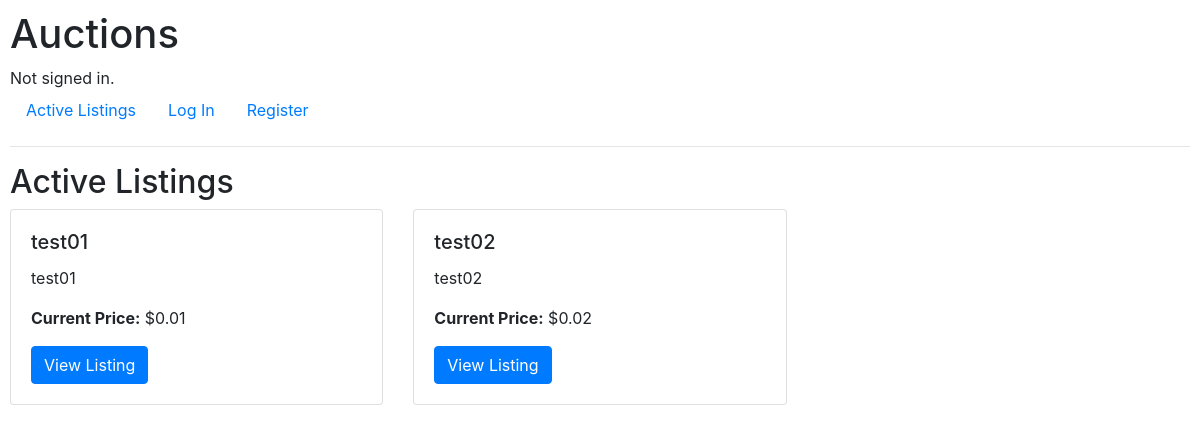
The app's page /, older data.
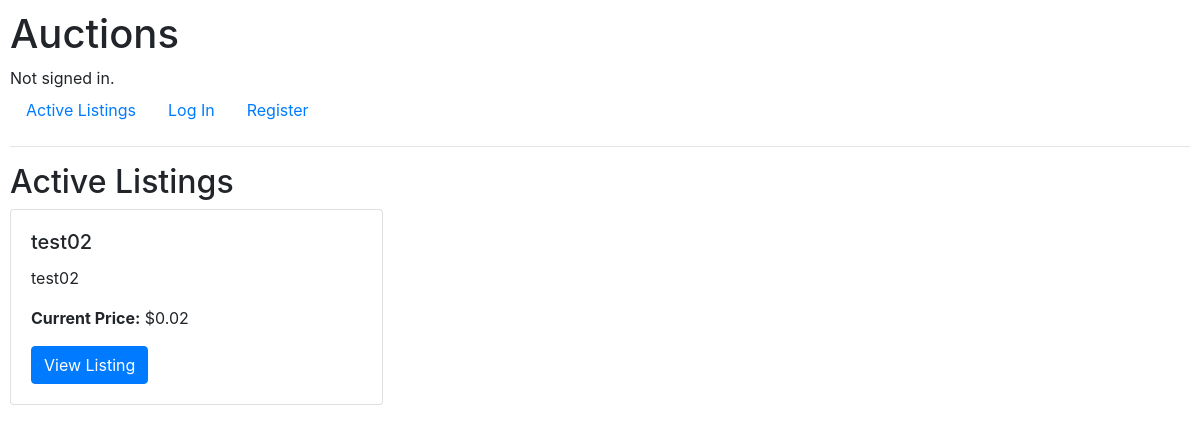
The same page, newer data.
### auctions/models.py (models this page shows, shortened)
class Listing(models.Model):
    title = models.CharField(max_length=100)
    description = models.TextField()
    starting_bid = models.DecimalField(max_digits=10, decimal_places=2)
    image_url = models.URLField(blank=True, null=True)
    category = models.ForeignKey(Category, on_delete=models.SET_NULL, null=True, blank=True)
    owner = models.ForeignKey(User, on_delete=models.CASCADE)
    is_active = models.BooleanField(default=True)

### auctions/views.py (the view)
# urls.py: path("", views.index, name="index"),
def index(request):
    listings = Listing.objects.filter(is_active=True)
    return render(request, "auctions/index.html", {"listings": listings})

### auctions/templates/auctions/index.html (shortened to what this page needs)
{% extends "auctions/layout.html" %}
{% block body %}
    <h2>Active Listings</h2>
    <div class="row">
        {% for listing in listings %}
            <div class="col-md-4">
                <div class="card mb-3">
                    <div class="card-body">
                        <h5 class="card-title">{{ listing.title }}</h5>
                        <p class="card-text">{{ listing.description }}</p>
                        <p class="card-text"><strong>Current Price:</strong> ${{ listing.starting_bid }}</p>
                        <a href="{% url 'listing_page' listing.id %}" class="btn btn-primary">View Listing</a>
                    </div>
                </div>
            </div>
        {% empty %}
            <p>No active listings at the moment.</p>
        {% endfor %}
    </div>
{% endblock %}

Row changes from the older to the newer data that the page shows:
no longer on this page (row edited): Listing: title "test01", description "test01", starting_bid "0.01"
